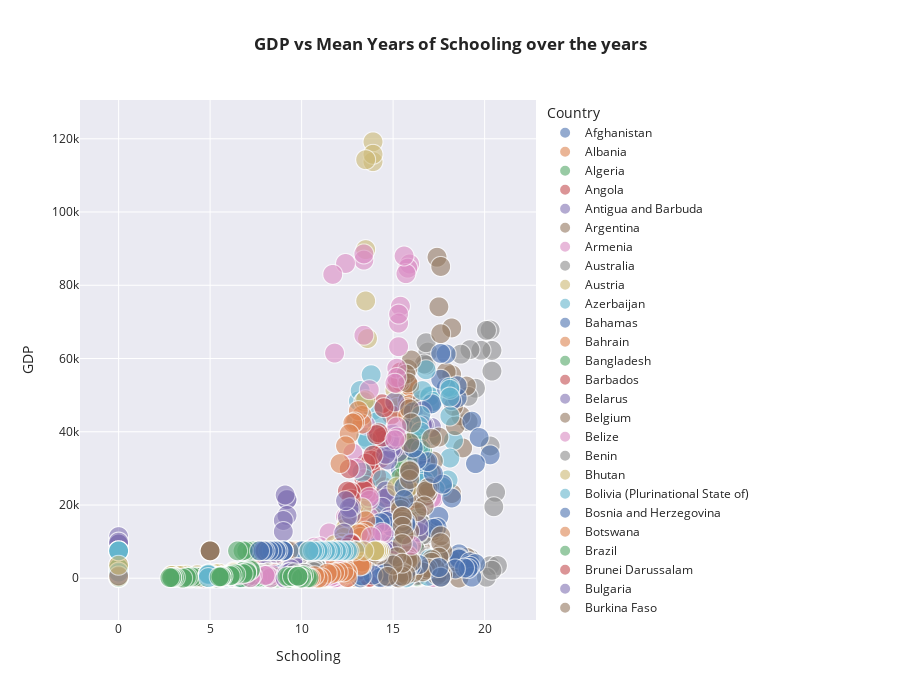

This figure's notebook cell:
### Markdown cell above
## Question #5: Analyze the overall GDP over Mean Years of Schooling.

### Code cell
fig = px.scatter(df, x='Schooling', y='GDP', color='Country', opacity=0.6, size='Year', template='seaborn',
                title='<b>GDP vs Mean Years of Schooling over the years')
fig.update_layout(width=900, height=700)
fig.show()

plotly.offline.plot(fig, filename='GDP vs Mean Years of Schooling over the years.html')
